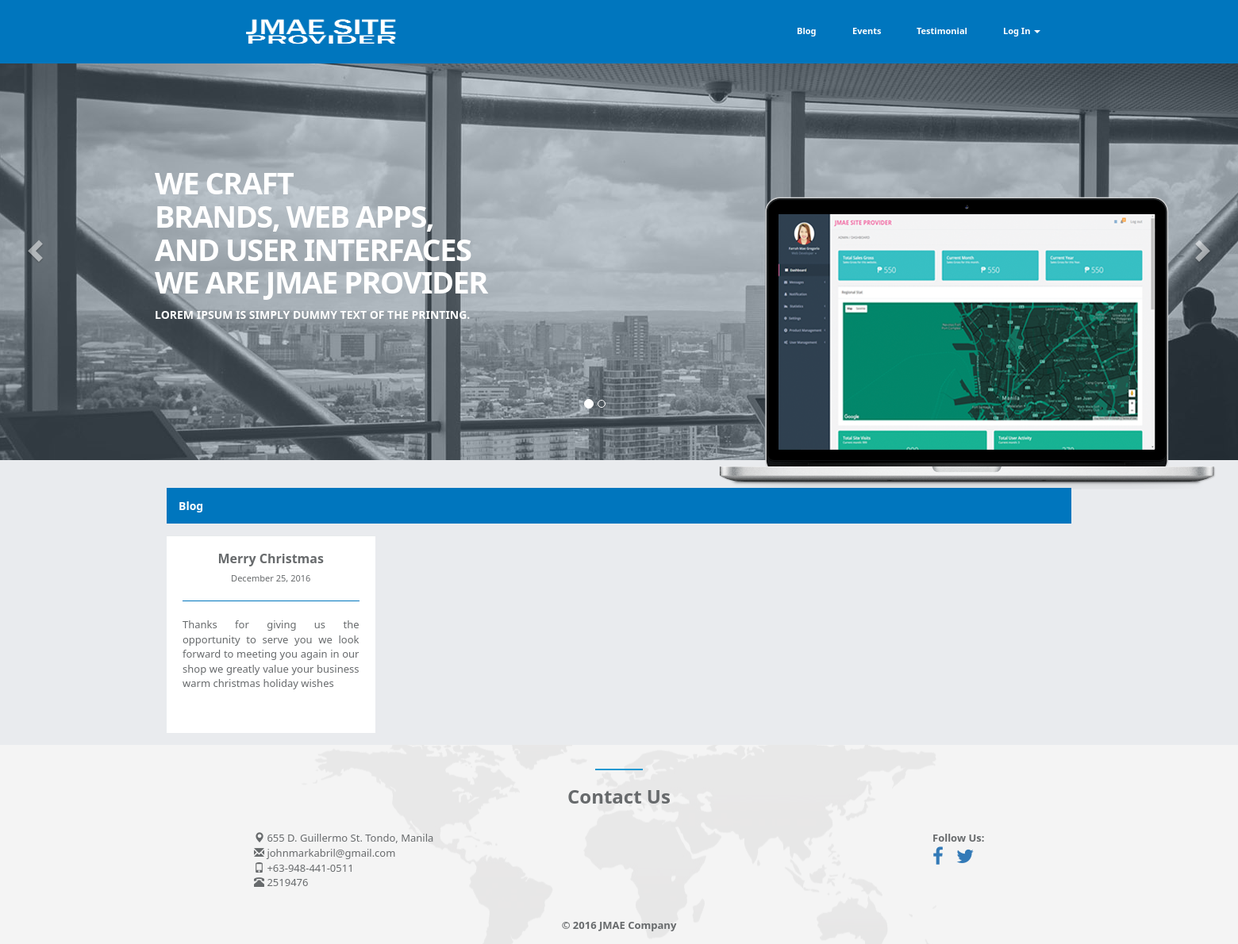
Screenshot of /index.php/blog with the database file from the repository.
### tables this page shows
CREATE TABLE `blog` (
  `NO` int(11) NOT NULL,
  `NAME` varchar(500) NOT NULL,
  `TITLE` varchar(100) NOT NULL,
  `DATE` varchar(100) NOT NULL,
  `HOUR` varchar(100) NOT NULL,
  `DESCRIPTION` varchar(5000) NOT NULL,
  `IMAGEURL` varchar(500) NOT NULL,
  `DELETION` int(11) NOT NULL,
  `RANDOMCODE` varchar(20) NOT NULL
);

### application/controllers/Blog.php (called while the page is built, shortened)
<?php
class Blog extends CI_Controller {
	public function __construct()
    {
        $this->curpage = "Blog";
        $this->load->model('Blog_model');
        $this->load->model('Blog_reply_model');
    	$this->date = date("F d, Y");
    }
	public function index()
	{
		if ( $this->session->userdata('account_type') == "User" || $this->session->userdata('account_type') == "" ) {
			$details = array (
				'get_all_blog'			=>	$this->Blog_model->get_all_blog(),
				'get_all_reply'			=>	$this->Blog_reply_model->get_all_reply(),
				'date'					=>	$this->date
			);
			$data['content']	=	$this->load->view('user/blogcontent', $details, TRUE);
			$data['curpage']	= 	$this->curpage;
			$this->load->view('template', $data);
		} else {
			redirect('/admin');
		}
	}
}

### index.php (called while the page is built, shortened)
<?php
require_once BASEPATH.'core/CodeIgniter.php';

### application/models/Blog_model.php (called while the page is built, shortened)
<?php
class Blog_model extends CI_Model
{
	public $table			=	"blog";
	public $dbno			=	"NO";
	public $deletion		= 	"DELETION";
	public function get_all_blog()
	{
		$row = $this->db->where($this->deletion, "0")
						->order_by($this->dbno, "DESC")
						->get($this->table);
		return $row->result();
	}
}

### application/views/user/blogcontent.php (the view, shortened to what this page needs)
<div class="padding-top">
    <div class="ibox-content padding-all no-border full-width" style="background-color: #0076BE;">
        <h4 class="no-margin" style="color: #FFFFFF;">Blog</h4>
    </div>
</div>
<div class="row">
	<?php
		if ( $get_all_blog ) {
			foreach ( $get_all_blog as $gab ) :
	?>
				<div class="col-md-3">
					<div class="padding-top">
						<div class="ibox-content text-center">
							<a data-toggle="modal" data-target="#blogContent<?php echo $gab->NO;?>" class="product-name"><?php echo $gab->TITLE; ?></a>
							<small><?php echo $gab->DATE; ?></small>
							<hr/>
							<div style="text-align: justify;height:126px;">
								<?php
									echo substr($gab->DESCRIPTION, 0, 250);
								?>
							</div>
						</div>
					</div>
				</div>
	<?php
			endforeach;
		}
	?>
</div>

### public/css/styles.css (style rules this page uses)
body { background-color: #E9EBEE; font-family: "Oxygen","Oxygen","Segoe UI","Helvetica Neue",sans-serif; }
.no-margin { margin: 0px; }
.padding-top { padding-top: 15px; }
.padding-all { padding: 15px; }
.text-center { text-align: center; }
.no-border { border: 0px; }

### rows the page displays
blog: TITLE "Merry Christmas", DATE "December 25, 2016", DESCRIPTION "Thanks for giving us the opportunity to serve you we look forward to meeting you again in our shop we greatly value your business warm christmas holiday wishes"
